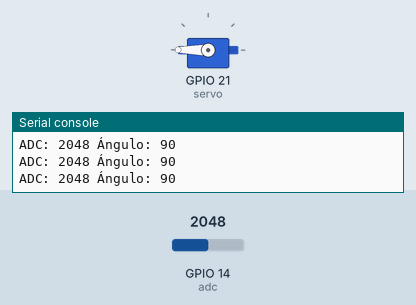
Simulated run of this program. Board: ESP32 board running MicroPython. Parts: servo, the last lines printed to the serial console. The test bench sets the inputs (shaded band); at power-on: GPIO 14 (adc) = 2048 (analog values on the 0–4095 scale). Servo angles are drawn from the pulse width (0.5 ms = 0°, 2.5 ms = 180°).

Above: at 1.2 s.
1.3 s: GPIO 14 (adc) set to 491
At 3.2 s:
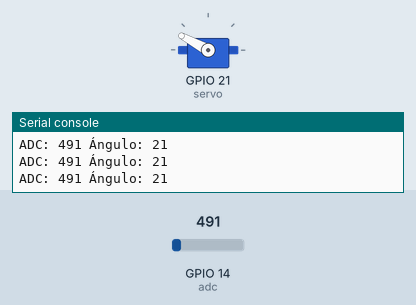
3.5 s: GPIO 14 (adc) set to 140
At 4.4 s:
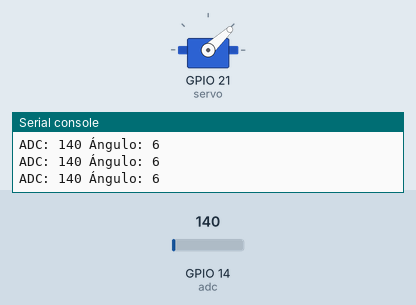
5.2 s: GPIO 14 (adc) set to 220
At 6.5 s:
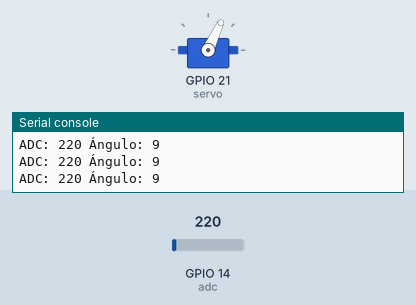
6.8 s: GPIO 14 (adc) set to 0
At 8.1 s:
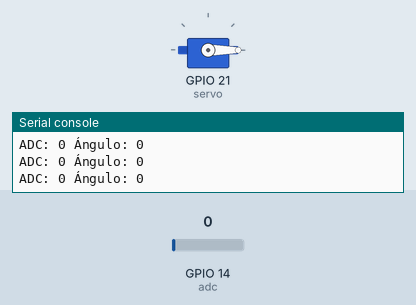
Timing chart, 0 to 9.4 s (numbered marks = the images above; inputs shaded):
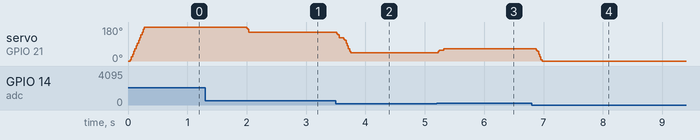

Measured:
- after the input at 1.3 s, servo on GPIO 21 (servo): 180° → 152° after 0.70 s
- after the input at 3.5 s, servo on GPIO 21 (servo): moves from 152° to 43° over 0.24 s, starting at once
- after the input at 5.2 s, servo on GPIO 21 (servo): 43° → 58° at once, → 65° 0.10 s later
- after the input at 6.8 s, servo on GPIO 21 (servo): 65° → 0° after 0.08 s

The program:

main.py
```python
from machine import ADC, Pin, PWM
import time

# Configura el ADC del potenciómetro en GPIO14 con resolución de 12 bits.
adc = ADC(Pin(14))
adc.atten(ADC.ATTN_11DB)  # Rango completo aproximado 0-3.3V
adc.width(ADC.WIDTH_12BIT)  # Resolución 12 bits: 0-4095

# Configura el PWM del servomotor en GPIO21 a 50 Hz.
servo = PWM(Pin(21))
servo.freq(50)

# Estado actual del ángulo para suavizar el movimiento.
current_angle = 0


def read_potentiometer(samples=8):
    """Leer varias muestras del ADC y devolver la media.

    Esto reduce el ruido y estabiliza el control del servomotor.
    """
    total = 0
    for _ in range(samples):
        total += adc.read()
        time.sleep_ms(2)
    return total // samples


def adc_to_angle(adc_value):
    """Convertir la lectura ADC (0-4095) a un ángulo entre 0° y 180°."""
    return int((adc_value * 180) / 4095)


def angle_to_duty_u16(angle):
    """Convertir un ángulo a duty_u16 para PWM de 50 Hz.

    Se mapea 0° a un pulso cercano a 0.5 ms y 180° a 2.5 ms.
    """
    min_duty = 1638   # 0.5 ms / 20 ms * 65535
    max_duty = 49151  # 2.5 ms / 20 ms * 65535
    return int(min_duty + (angle / 180) * (max_duty - min_duty))


def move_servo(target_angle):
    """Mover el servo suavemente desde el ángulo actual hasta el ángulo objetivo."""
    global current_angle
    if target_angle < 0:
        target_angle = 0
    elif target_angle > 180:
        target_angle = 180

    if target_angle == current_angle:
        return

    step = 1 if target_angle > current_angle else -1
    for angle in range(current_angle, target_angle + step, step):
        duty = angle_to_duty_u16(angle)
        servo.duty_u16(duty)
        time.sleep_ms(10)

    current_angle = target_angle


# Bucle principal: leer el potenciómetro, mostrar valores y controlar el servo.
while True:
    adc_value = read_potentiometer()
    angle = adc_to_angle(adc_value)

    print("ADC:", adc_value, "Ángulo:", angle)

    move_servo(angle)
    time.sleep_ms(50)
```
